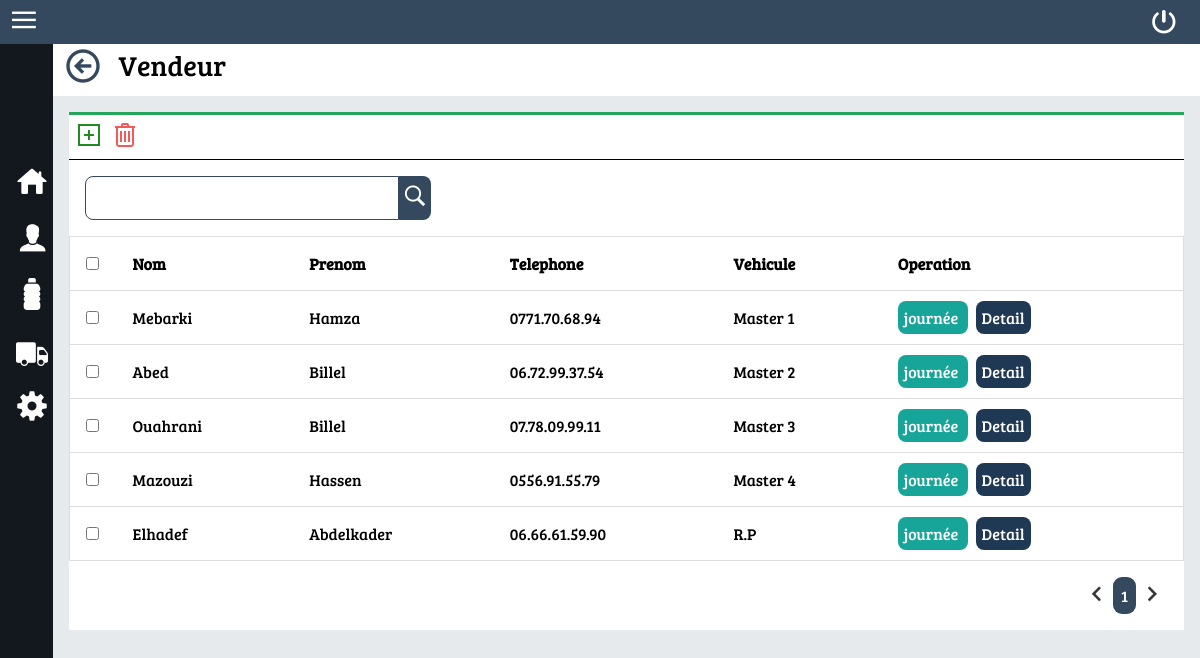
/Vendeur.php (signed in), run on the app's committed database.
### tables this page shows
CREATE TABLE `vendeur` (
  `id_vendeur` int(25) NOT NULL,
  `id_vehicule` int(25) DEFAULT NULL,
  `nom` varchar(30) DEFAULT NULL,
  `prenom` varchar(30) DEFAULT NULL,
  `telephone` varchar(30) DEFAULT NULL
);

CREATE TABLE `vehicule` (
  `id_vehicule` int(25) NOT NULL,
  `nom` varchar(35) DEFAULT NULL,
  `matricule` varchar(35) DEFAULT NULL
);

### php/database.inc (called while the page is built, shortened)
<?php
class database{
  public $connection;
  public function __construct()
  {
    $this->connection=mysqli_connect("localhost","root","","moza");
    $this->connection->set_charset("utf8");
  }
  public function query($sql)
  {
    $result=mysqli_query($this->connection,$sql);
    return $result;
  }
}

### php/Vendeur.inc (called while the page is built, shortened)
<?php
class Vendeur {
 public function __construct ( $id , $vehicule , $nom , $prenom , $telephone) {
  $this->id = $id;
  $this->vehicule = $vehicule;
  $this->nom = $nom;
  $this->prenom = $prenom;
  $this->telephone = $telephone;
 }
}

### php/Vehicule.inc (called while the page is built, shortened)
<?php
class Vehicule {
 public function __construct ( $id , $nom , $matricule , $StockVehicule) {
  $this->nom = $nom;
 }
}

### Vendeur.php (the view, shortened to what this page needs)
<!DOCTYPE html>
<?php
include 'php/Standard.php';
require 'php/database.inc';
require 'php/Vendeur.inc';
require 'php/Vehicule.inc';
$database=new database();
require 'php/VerifierUser.php';
if(isset($GET['page'])){ $page=$GET['page'];}else{$page=1;}
$debut=$page*10-10;
$where="";
$sql="select id_vendeur as idVendeur,Vendeur.nom as VendeurNom ,Vendeur.Prenom as VendeurPrenom ,
  vehicule.id_vehicule as idvehicule, vehicule.nom as VehiculeNom , matricule,telephone from Vendeur join vehicule
  on Vendeur.id_vehicule=vehicule.id_vehicule $where order by idvehicule ASC ";
$result=$database->query($sql." limit $debut , 10");
$listvendeur=array();
while ($row=mysqli_fetch_assoc($result)) {
  $listvendeur[]=new Vendeur($row["idVendeur"],new Vehicule($row["idvehicule"],$row["VehiculeNom"]
                              ,$row["matricule"],""),$row["VendeurNom"],$row["VendeurPrenom"],$row["telephone"]);
}
?>
<html lang="en" dir="ltr">
  <head>
  </head>
  <body>
    <div class="page">
      <div class="detail">
        <div class="titre_bar">
          <label for="" class="titre_bar_label">
            <a href="index.php"><img src="img/icon/back_bleu_40px.png" alt=""></a>
            Vendeur
          </label>
        </div>
        <div class="table">
          <form class="" action="Vendeur.php" method="post">
          <div class="bartable">
              <a href="VendeurControle.php"><img src="img/icon/add32pxgreen.png" alt=""></a>
              <button type="submit" class="btn_remove_all" name="button"><img src="img/icon/remove32px.png" alt=""></button>
          </div>
          <div class="divtable">
            <div class="barrecherche">
              <input type="text" name="rech" value="">
              <button type="submit"><img src="img/icon/search24pxwhite.png"></button>
            </div>
            <table class="infotable">
              <thead>
                <tr>
                  <th width="15"><input type="checkbox" id="checkbox_all" onclick="SelecteAll()" name=""></th>
                  <th>Nom</th>
                  <th>Prenom</th>
                  <th>Telephone</th>
                  <th>Vehicule</th>
                  <th>Operation</th>
                </tr>
              </thead>
              <tbody>
                  <?php foreach ($listvendeur as $key => $value): ?>
                    <tr>
                      <td><input type="checkbox" class="remove_list" value="<?php echo $value->id; ?>" name="VendeurDelete[]"/></td>
                      <td><?php echo $value->nom; ?></td>
                      <td><?php echo $value->prenom; ?></td>
                      <td><?php echo $value->telephone; ?></td>
                      <td><?php echo $value->vehicule->nom; ?></td>
                      <td>
                        <a href="BonJournee.php?idVendeur=<?php echo $value->id; ?>" class="produitbtn produitbtn_bon_charge">
                          journée
                        </a>
                        <a href="VendeurControle.php?idVendeur=<?php echo $value->id; ?>" class="produitbtn produitbtnedit">
                          Detail
                        </a>
                      </td>
                    </tr>
                  <?php endforeach; ?>
              </tbody>
            </table>
            <div class="tableinfo">
              <ul class="listinfo">
              </ul>
            </div>
          </div>
          </form>
        </div>
      </div>
    </div>
  </body>
</html>

### css/standard.css (style rules this page uses)
:root { --colorbleu:#34495e; }
* { margin: 0px; padding: 0px; font-family:'Bree Serif' , sans-serif; }
html { height: 100%; }
body { height: 100%; background-color: #e7eaec; }
.page { display: flex; justify-content: flex-start; min-height: 100%; width: 100%; }
.detail { width: inherit; height: 100%; }
.titre_bar { background-color: white; padding: 2px; }
.titre_bar_label { display: grid; grid-template-columns: 48px auto; grid-column-gap: 8px; font-size: 28px; margin-left: 8px; }
.barrecherche { display: flex; }
.btn_remove_all { cursor: pointer; border: none; background: none; }
.barrecherche input { border: 1px solid var(--colorbleu); font-size: 22px; width: 300px; padding: 6px; border-radius: 8px 0px 0px 8px; }
.barrecherche button { background-color: var(--colorbleu); border:0; padding: 4px; border-radius: 0px 8px 8px 0px; }
.table { border-top: 3px solid #26A65B; margin:16px; margin-top :16px; background-color: white; }
.bartable { padding: 4px; border-bottom: 1px solid black; }
.barrecherche { padding: 16px; }
.infotable { border-collapse: collapse; text-align: left; width: 100%; }
.infotable td,.infotable th { padding: 16px; }
.infotable tr { border-collapse: collapse; border: 1px solid #ddd; }
.produitbtn { color: white; text-decoration: none; padding: 6px; border-radius: 8px; width: 40px; margin-right: 8px; cursor: pointer; }
.produitbtnedit { background-color: #1f3853; }
.produitbtn_bon_charge { background-color: #17a599; }
.tableinfo { padding: 16px; display: flex; justify-content: flex-end; }
.tableinfo ul { list-style: none; display: flex; }

### css/navbar.css (style rules this page uses)
.navbar { display: flex; justify-content: space-between; background-color: #34495e; }
.navbarbtnmenu { padding:8px; margin-left: 4px; width: 32px; cursor: pointer; }
.navbarbtnexit { background: none; border: none; }
.btnmenu { margin-top: 10px; margin-right: 24px; }

### css/sidebar.css (style rules this page uses)
.sidebar { background-color: #12181E; width: 55px; transition: .1s; overflow: hidden; display: block; }
.sidebarlogo { color: white; text-align: center; font-size: 14px; height: 50px; }
.sidebarlistitem { height: auto; display: grid; }
.sidebaritem { text-decoration: none; color: white; font-size: 22px; padding: 4px; }
.sidebaritem div { padding: 8px; display: grid; border-left: 4px solid #12181E; grid-template-columns: 48px auto; }

### data on the page
vendeur: nom "Mebarki", prenom "Hamza", telephone "0771.70.68.94", id_vehicule.nom "Master 1"
vendeur: nom "Abed", prenom "Billel", telephone "06.72.99.37.54", id_vehicule.nom "Master 2"
vendeur: nom "Ouahrani", prenom "Billel", telephone "07.78.09.99.11", id_vehicule.nom "Master 3"
vendeur: nom "Mazouzi", prenom "Hassen", telephone "0556.91.55.79", id_vehicule.nom "Master 4"
vendeur: nom "Elhadef", prenom "Abdelkader", telephone "06.66.61.59.90", id_vehicule.nom "R.P"

### other printed values
$id "1"
